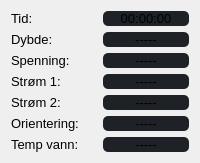
                                     <widget class="QFrame" name="ROV_column">
                                      <property name="minimumSize">
                                       <size>
                                        <width>200</width>
                                        <height>0</height>
                                       </size>
                                      </property>
                                      <property name="maximumSize">
                                       <size>
                                        <width>16777215</width>
                                        <height>16777215</height>
                                       </size>
                                      </property>
                                      <property name="frameShape">
                                       <enum>QFrame::NoFrame</enum>
                                      </property>
                                      <property name="frameShadow">
                                       <enum>QFrame::Raised</enum>
                                      </property>
                                      <layout class="QGridLayout" name="gridLayout_8">
                                       <item row="6" column="1">
                                        <widget class="QLabel" name="temp_vann">
                                         <property name="font">
                                          <font>
                                           <family>Segoe UI</family>
                                           <pointsize>10</pointsize>
                                           <weight>50</weight>
                                           <italic>false</italic>
                                           <bold>false</bold>
                                          </font>
                                         </property>
                                         <property name="styleSheet">
                                          <string notr="true">background-color: rgb(30, 33, 38); border-radius: 5px;</string>
                                         </property>
                                         <property name="text">
                                          <string>-----</string>
                                         </property>
                                         <property name="alignment">
                                          <set>Qt::AlignCenter</set>
                                         </property>
                                        </widget>
                                       </item>
                                       <item row="3" column="1">
                                        <widget class="QLabel" name="strom1">
                                         <property name="font">
                                          <font>
                                           <family>Segoe UI</family>
                                           <pointsize>10</pointsize>
                                           <weight>50</weight>
                                           <italic>false</italic>
                                           <bold>false</bold>
                                          </font>
                                         </property>
                                         <property name="styleSheet">
                                          <string notr="true">background-color: rgb(30, 33, 38); border-radius: 5px;</string>
                                         </property>
                                         <property name="text">
                                          <string>-----</string>
                                         </property>
                                         <property name="alignment">
                                          <set>Qt::AlignCenter</set>
                                         </property>
                                        </widget>
                                       </item>
                                       <item row="4" column="0">
                                        <widget class="QLabel" name="strom_label">
                                         <property name="font">
                                          <font>
                                           <family>Segoe UI</family>
                                           <pointsize>10</pointsize>
                                           <weight>50</weight>
                                           <italic>false</italic>
                                           <bold>false</bold>
                                          </font>
                                         </property>
                                         <property name="text">
                                          <string>Strøm 2:</string>
                                         </property>
                                         <property name="textFormat">
                                          <enum>Qt::RichText</enum>
                                         </property>
                                        </widget>
                                       </item>
                                       <item row="5" column="1">
                                        <widget class="QLabel" name="orientering">
                                         <property name="font">
                                          <font>
                                           <family>Segoe UI</family>
                                           <pointsize>10</pointsize>
                                           <weight>50</weight>
                                           <italic>false</italic>
                                           <bold>false</bold>
                                          </font>
                                         </property>
                                         <property name="styleSheet">
                                          <string notr="true">background-color: rgb(30, 33, 38); border-radius: 5px;</string>
                                         </property>
                                         <property name="text">
                                          <string>-----</string>
                                         </property>
                                         <property name="alignment">
                                          <set>Qt::AlignCenter</set>
                                         </property>
                                        </widget>
                                       </item>
                                       <item row="3" column="0">
                                        <widget class="QLabel" name="strom1_label">
                                         <property name="font">
                                          <font>
                                           <family>Segoe UI</family>
                                           <pointsize>10</pointsize>
                                           <weight>50</weight>
                                           <italic>false</italic>
                                           <bold>false</bold>
                                          </font>
                                         </property>
                                         <property name="text">
                                          <string>Strøm 1:</string>
                                         </property>
                                         <property name="textFormat">
                                          <enum>Qt::PlainText</enum>
                                         </property>
                                        </widget>
                                       </item>
                                       <item row="6" column="0">
                                        <widget class="QLabel" name="temp_vann_label">
                                         <property name="font">
                                          <font>
                                           <family>Segoe UI</family>
                                           <pointsize>10</pointsize>
                                           <weight>50</weight>
                                           <italic>false</italic>
                                           <bold>false</bold>
                                          </font>
                                         </property>
                                         <property name="text">
                                          <string>Temp vann:</string>
                                         </property>
                                         <property name="textFormat">
                                          <enum>Qt::PlainText</enum>
                                         </property>
                                        </widget>
                                       </item>
                                       <item row="1" column="1">
                                        <widget class="QLabel" name="dybde">
                                         <property name="font">
                                          <font>
                                           <family>Segoe UI</family>
                                           <pointsize>10</pointsize>
                                           <weight>50</weight>
                                           <italic>false</italic>
                                           <bold>false</bold>
                                          </font>
                                         </property>
                                         <property name="styleSheet">
                                          <string notr="true">background-color: rgb(30, 33, 38); border-radius: 5px;</string>
                                         </property>
                                         <property name="text">
                                          <string>-----</string>
                                         </property>
                                         <property name="alignment">
                                          <set>Qt::AlignCenter</set>
                                         </property>
                                        </widget>
                                       </item>
                                       <item row="0" column="0">
                                        <widget class="QLabel" name="tid_label">
                                         <property name="font">
                                          <font>
                                           <family>Segoe UI</family>
                                           <pointsize>10</pointsize>
                                           <weight>50</weight>
                                           <italic>false</italic>
                                           <bold>false</bold>
                                          </font>
                                         </property>
                                         <property name="text">
                                          <string>Tid:</string>
                                         </property>
                                         <property name="textFormat">
                                          <enum>Qt::RichText</enum>
                                         </property>
                                        </widget>
                                       </item>
                                       <item row="2" column="1">
                                        <widget class="QLabel" name="spenning">
                                         <property name="font">
                                          <font>
                                           <family>Segoe UI</family>
                                           <pointsize>10</pointsize>
                                           <weight>50</weight>
                                           <italic>false</italic>
                                           <bold>false</bold>
                                          </font>
                                         </property>
                                         <property name="styleSheet">
                                          <string notr="true">background-color:rgb(30, 33, 38); border-radius: 5px;</string>
                                         </property>
                                         <property name="text">
                                          <string>-----</string>
                                         </property>
                                         <property name="alignment">
                                          <set>Qt::AlignCenter</set>
                                         </property>
                                        </widget>
                                       </item>
                                       <item row="4" column="1">
                                        <widget class="QLabel" name="strom2">
                                         <property name="font">
                                          <font>
                                           <family>Segoe UI</family>
                                           <pointsize>10</pointsize>
                                           <weight>50</weight>
                                           <italic>false</italic>
                                           <bold>false</bold>
                                          </font>
                                         </property>
                                         <property name="styleSheet">
                                          <string notr="true">background-color: rgb(30, 33, 38); border-radius: 5px;</string>
                                         </property>
                                         <property name="text">
                                          <string>-----</string>
                                         </property>
                                         <property name="alignment">
                                          <set>Qt::AlignCenter</set>
                                         </property>
                                        </widget>
                                       </item>
                                       <item row="2" column="0">
                                        <widget class="QLabel" name="spenning_label">
                                         <property name="font">
                                          <font>
                                           <family>Segoe UI</family>
                                           <pointsize>10</pointsize>
                                           <weight>50</weight>
                                           <italic>false</italic>
                                           <bold>false</bold>
                                          </font>
                                         </property>
                                         <property name="text">
                                          <string>Spenning:</string>
                                         </property>
                                         <property name="textFormat">
                                          <enum>Qt::RichText</enum>
                                         </property>
                                        </widget>
                                       </item>
                                       <item row="1" column="0">
                                        <widget class="QLabel" name="dybde_label">
                                         <property name="font">
                                          <font>
                                           <family>Segoe UI</family>
                                           <pointsize>10</pointsize>
                                           <weight>50</weight>
                                           <italic>false</italic>
                                           <bold>false</bold>
                                          </font>
                                         </property>
                                         <property name="text">
                                          <string>Dybde:</string>
                                         </property>
                                         <property name="textFormat">
                                          <enum>Qt::RichText</enum>
                                         </property>
                                        </widget>
                                       </item>
                                       <item row="0" column="1">
                                        <widget class="QLabel" name="tid">
                                         <property name="font">
                                          <font>
                                           <family>Segoe UI</family>
                                           <pointsize>10</pointsize>
                                           <weight>50</weight>
                                           <italic>false</italic>
                                           <bold>false</bold>
                                          </font>
                                         </property>
                                         <property name="styleSheet">
                                          <string notr="true">background-color: rgb(30, 33, 38); border-radius: 5px;</string>
                                         </property>
                                         <property name="text">
                                          <string>00:00:00</string>
                                         </property>
                                         <property name="alignment">
                                          <set>Qt::AlignCenter</set>
                                         </property>
                                        </widget>
                                       </item>
                                       <item row="5" column="0">
                                        <widget class="QLabel" name="orientering_label">
                                         <property name="font">
                                          <font>
                                           <family>Segoe UI</family>
                                           <pointsize>10</pointsize>
                                           <weight>50</weight>
                                           <italic>false</italic>
                                           <bold>false</bold>
                                          </font>
                                         </property>
                                         <property name="text">
                                          <string>Orientering:</string>
                                         </property>
                                         <property name="textFormat">
                                          <enum>Qt::PlainText</enum>
                                         </property>
                                        </widget>
                                       </item>
                                      </layout>
                                     </widget>
